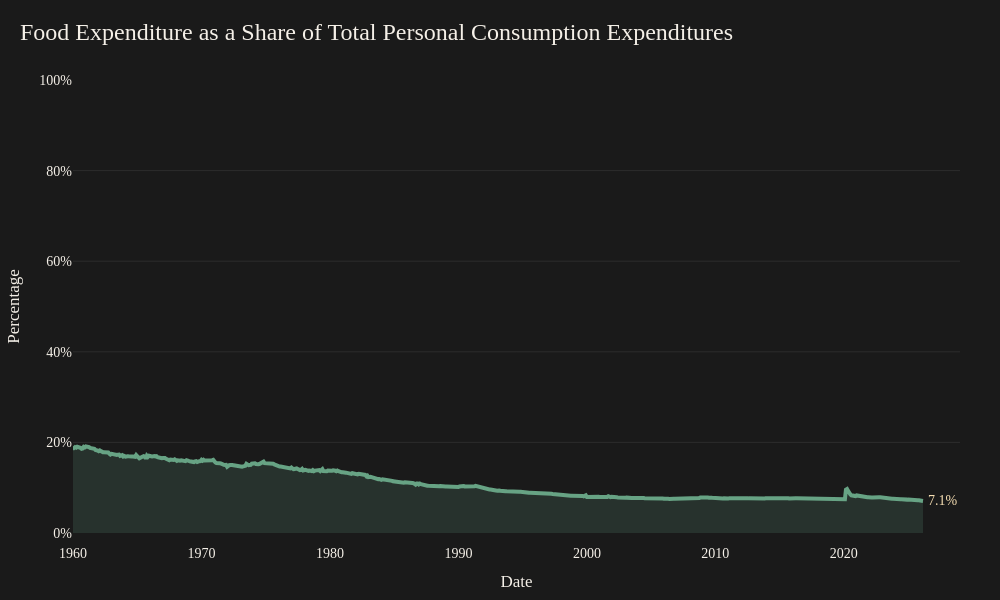

Source (notebook cell):
### Code cell
# line chart of food as a percent of personal consumption expenditures

# data 
y = percent_food_expend["percent"]
x = percent_food_expend["observation_date"]

# figure
fig = go.Figure()

# line plot 
fig.add_trace(
    go.Scatter(
        x=x,
        y=y,
        mode="lines",
        name="",
        line=dict(
            color='#67a384',
            width=4
        ),
        fill='tozeroy',
        fillcolor='rgba(103, 163, 132, 0.18)',

        hovertemplate=
        "%{y:.1f}%   "
    )
)

# title and layout 
fig.update_layout(
    width=1000,
    height=600,
    template="plotly_dark",

    title=dict(
        text="Food Expenditure as a Share of Total Personal Consumption Expenditures",
        x=0.02,
        xanchor="left",
        font=dict(
            family="Playfair Display",
            size=24
        )
    ),

    font=dict(
        family="Source Sans 3",
        color="#f5f0e8",
        size=14
    ),

    paper_bgcolor="#1a1a1a",
    plot_bgcolor="#1a1a1a",

    margin=dict(l=60, r=40, t=80, b=60),

    hovermode="x unified",

    xaxis=dict(
        title="Date",
        showgrid=False,
        tickfont=dict(size=14),
        zeroline=False,
        ticklabelstandoff=10
    ),

    yaxis=dict(
        title="Percentage",
        range=[0, 100],
        ticksuffix="%",
        tickfont=dict(size=14),
        gridcolor="rgba(255,255,255,0.08)",
        zeroline=False
    )
)

# endpoint annotation
fig.add_annotation(
    x=x.iloc[-1],
    y=y.iloc[-1],
    text=f"{y.iloc[-1]:.1f}%",
    showarrow=False,
    xshift=20,
    font=dict(
        color="#f7dfb3",
        size=14
    )
)

fig.show()

### Figure 1 — Plotly figure (JSON) as saved in the notebook; plotly's stock layout.template omitted (floating-point values rounded to 4 significant figures; data arrays with more than 128 entries replaced by an {"elided": "..."} marker saying what was removed)
{"data": [{"fill": "tozeroy", "fillcolor": "rgba(103, 163, 132, 0.18)", "hovertemplate": "%{y:.1f}%   ", "line": {"color": "#67a384", "width": 4}, "mode": "lines", "name": "", "type": "scatter", "x": {"elided": "795 str values"}, "y": {"elided": "795 float values"}}], "layout": {"annotations": [{"font": {"color": "#f7dfb3", "size": 14}, "showarrow": false, "text": "7.1%", "x": "2026-03-01", "xshift": 20, "y": 7.08}], "font": {"color": "#f5f0e8", "family": "Source Sans 3", "size": 14}, "height": 600, "hovermode": "x unified", "margin": {"b": 60, "l": 60, "r": 40, "t": 80}, "paper_bgcolor": "#1a1a1a", "plot_bgcolor": "#1a1a1a", "title": {"font": {"family": "Playfair Display", "size": 24}, "text": "Food Expenditure as a Share of Total Personal Consumption Expenditures", "x": 0.02, "xanchor": "left"}, "width": 1000, "xaxis": {"showgrid": false, "tickfont": {"size": 14}, "ticklabelstandoff": 10, "title": {"text": "Date"}, "zeroline": false}, "yaxis": {"gridcolor": "rgba(255,255,255,0.08)", "range": [0, 100], "tickfont": {"size": 14}, "ticksuffix": "%", "title": {"text": "Percentage"}, "zeroline": false}}}
